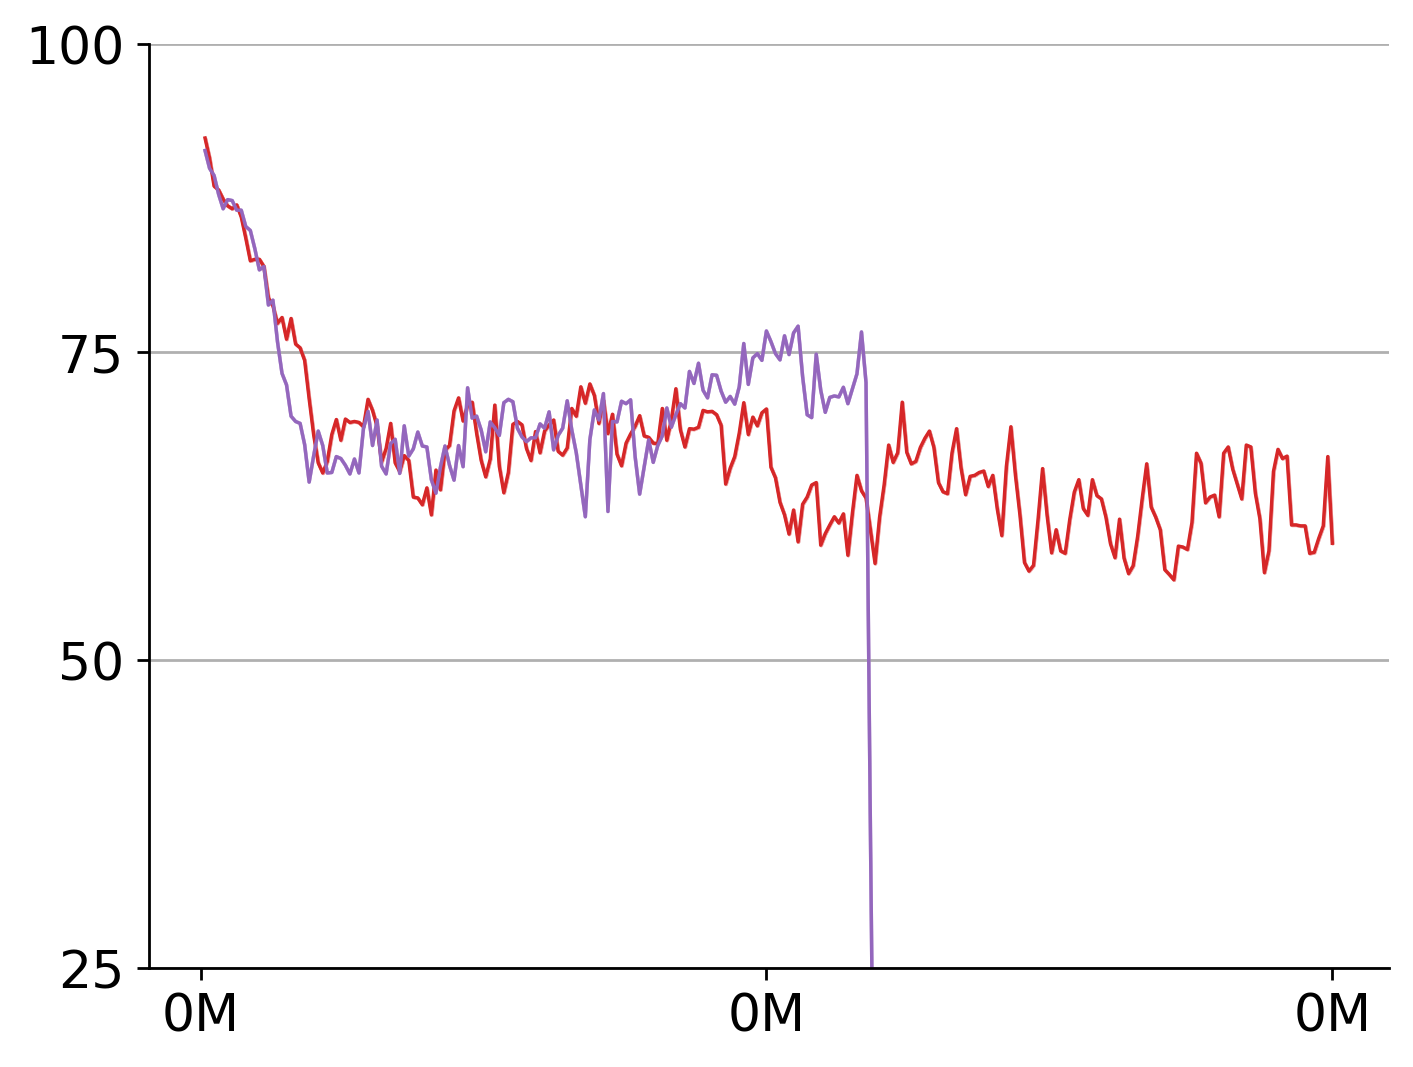

Here is the Python script that generated this plot:
import yaml
import scipy
import pickle
import argparse
import numpy as np
from tqdm import tqdm
import matplotlib.pyplot as plt


def bootstrapped_val(x, stride, total_steps, confidence_level=0.95, to_bootstrap=True):
    num_runs = len(x)
    # Find actual maximum steps across all runs
    actual_max_steps = max([len(xi) for xi in x])
    total_steps = min(int(total_steps), actual_max_steps)
    stride = int(stride)
    
    # Calculate number of points to ensure consistent dimensions
    num_points = total_steps // stride
    avg_ret = np.zeros(num_points)
    steps = np.arange(stride, total_steps + 1, stride)[:num_points]  # Ensure consistent length
    min_rets, max_rets = np.zeros(num_points), np.zeros(num_points)
    boot_strapped_ret_low, boot_strapped_ret_high = np.zeros(num_points), np.zeros(num_points)
    
    # Disable bootstrapping if only one run
    if num_runs == 1:
        to_bootstrap = False
    
    for i in tqdm(range(num_points)):
        rets = []
        for run in range(num_runs):
            rets.append(np.abs(x[run][i*stride:(i+1)*stride]).mean())
        rets = np.array([rets])
        avg_ret[i] = rets.mean()
        min_rets[i], max_rets[i] = rets.min(), rets.max()
        if to_bootstrap and num_runs > 1:
            bos = scipy.stats.bootstrap(data=(rets[0, :],), statistic=np.mean, confidence_level=confidence_level)
            boot_strapped_ret_low[i], boot_strapped_ret_high[i] = bos.confidence_interval.low, bos.confidence_interval.high
        else:
            # For single run, use the same value for confidence interval
            boot_strapped_ret_low[i] = boot_strapped_ret_high[i] = avg_ret[i]
    return steps, avg_ret, min_rets, max_rets, boot_strapped_ret_low, boot_strapped_ret_high


def get_param_performance(runs, data_dir='', to_plot='pol_features_activity'):
    per_param_setting_performance, per_param_setting_termination, per_param_setting_val = [], [], []
    for idx in runs:
        file = data_dir + str(idx)
        if file[0] == 'd':  file = '../'+file
        try:
            with open(file, 'rb+') as f:
                print(f)
                data = pickle.load(f)
        except:
            with open(file+'.log', 'rb+') as f:
                print(f)
                data = pickle.load(f)
        if to_plot == 'action_output':
            legal_actions = np.logical_and(data['action_output'] < 1, -1 < data['action_output'])
            per_param_setting_val.append(legal_actions)
        elif to_plot == 'pol_features':
            print(data['pol_features'])
            per_param_setting_val.append(np.array(data['pol_features'][:, 1]))
        elif to_plot in ['pol_weights', 'val_weights']:
            print(data[to_plot])
            per_param_setting_val.append(np.array(data[to_plot][:50000, 1]))
        elif to_plot == 'pol_features_activity':
            threshold=0.01
            print(data['pol_features_activity'][1:50000, :, :]<=threshold)
            per_param_setting_val.append(np.array((data['pol_features_activity'][1:50000, :, :]<=threshold).float().mean(axis=(1, 2))))
        elif to_plot == 'stable_rank':
            print(data['stable_rank'])
            per_param_setting_val.append(np.array(data['stable_rank'][1:5000]/2.56))

    return per_param_setting_val


def plot_for_one_cfg(cfg, runs, m, ts, color='C0', min_max=False, to_plot='pol_features_activity'):
    data_dir = cfg['dir']
    val = get_param_performance(data_dir=data_dir, runs=runs, to_plot=to_plot)
    x, y, min_y, max_y, boot_strapped_ret_low, boot_strapped_ret_high = \
        bootstrapped_val(x=val, stride=m, total_steps=ts)
    plt.plot(x, y, '-', linewidth=1, color=color, label=cfg['label'])
    plt.fill_between(x, boot_strapped_ret_low, boot_strapped_ret_high, alpha=0.3, color=color)
    if min_max:
        plt.fill_between(x, min_y, max_y, alpha=0.1, color=color)


def main():
    parser = argparse.ArgumentParser()
    parser.add_argument('--attribute', required=False, type=str, default='pol_features_activity')
    parser.add_argument('--env', required=False, type=str, default='ant')

    args = parser.parse_args()
    env = args.env
    to_plot = args.attribute

    cfg_file = f'../cfg/{env}/std.yml'
    cfg_file1 = f'../cfg/{env}/cbp.yml'
    cfg_file2 = f'../cfg/{env}/ns.yml'
    cfg_file3 = f'../cfg/{env}/l2.yml'
    cfg_file4 = f'../cfg/{env}/er.yml'

    # cfg_files = [cfg_file, cfg_file1, cfg_file2, cfg_file3, cfg_file4]
    # colors = ['C3', 'C0', 'C1', 'C4', 'C5']
    cfg_files = [cfg_file3, cfg_file4]
    colors = ['C3', 'C4']
    cfgs = []
    for file in cfg_files:
        if file == '':  continue
        cfg = yaml.safe_load(open(file))
        if 'label' not in cfg.keys(): cfg['label'] = ''
        cfgs.append(cfg)

    num_runs = 1
    runs = [i + 0 for i in range(0, num_runs)]
    m = 100 * 1000
    ts = 50 * 1000 * 1000  # This will be overridden by n_steps from config
    
    # Get n_steps from the first config file and convert from scientific notation
    if len(cfgs) > 0:
        n_steps_str = cfgs[0].get('n_steps', str(ts))
        ts = float(n_steps_str)  # This will handle scientific notation like "25e6"
    
    fig, ax = plt.subplots()

    if to_plot == 'weight_change':
        ts, m, max_slicing = 95, 1, 500
    if to_plot in ['pol_weights', 'pol_features_activity', 'val_weights']:
        ts, m = ts//1000, m//1000
    if to_plot == 'stable_rank':
        ts, m = ts//10000, m//10000

    for idx, cfg in enumerate(cfgs):
        plot_for_one_cfg(cfg=cfg, runs=runs, m=m, ts=ts, color=colors[idx], to_plot=to_plot)

    xticks = [0, 0.5 * ts, ts]
    xticklabels = [f'{int(x/1e6)}M' for x in xticks]

    if to_plot == 'return': yticks = [0, 500, 1000, 1500, 2000, 5000]
    elif to_plot in ['pol_features', 'action_output', 'pol_features_activity']:  yticks = [0, 0.2, 0.4, 0.6]
    elif to_plot == 'weight_change':
        yticks = [5, 10, 15, 20]
    elif to_plot == 'val_weights':
        yticks = [0, 0.2, 0.4, 0.6, 0.8, 1.0, 1.2, 1.4]
    elif to_plot == 'pol_weights':
        yticks = [0, 0.05, 0.1, 0.15]
    elif to_plot == 'stable_rank':
        yticks = [25, 50, 75, 100]

    fontsize = 15
    ax.set_xticks(xticks)
    ax.set_xticklabels(xticklabels, fontsize=fontsize)
    ax.spines['top'].set_visible(False)
    ax.spines['right'].set_visible(False)
    ax.set_yticks(yticks)
    ax.set_yticklabels([str(y) for y in yticks], fontsize=fontsize)
    ax.set_ylim(yticks[0], yticks[-1])

    ax.yaxis.grid()

    plt.savefig('fig4b.png', bbox_inches='tight', dpi=250)
    plt.close()


if __name__ == "__main__":
    main()
